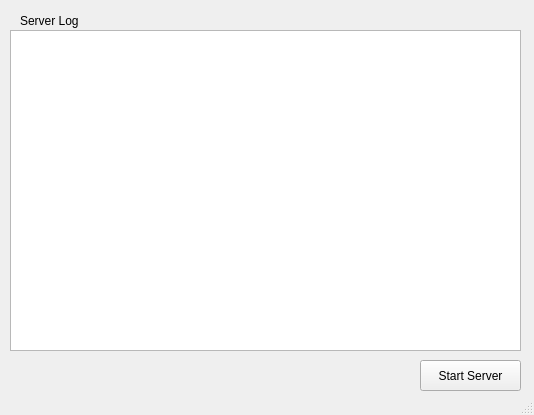
<?xml version="1.0" encoding="UTF-8"?>
<ui version="4.0">
 <class>ServerWindow</class>
 <widget class="QMainWindow" name="ServerWindow">
  <property name="geometry">
   <rect>
    <x>0</x>
    <y>0</y>
    <width>534</width>
    <height>415</height>
   </rect>
  </property>
  <property name="windowTitle">
   <string>ServerWindow</string>
  </property>
  <widget class="QWidget" name="centralWidget">
   <widget class="QLabel" name="label">
    <property name="geometry">
     <rect>
      <x>20</x>
      <y>10</y>
      <width>501</width>
      <height>21</height>
     </rect>
    </property>
    <property name="text">
     <string>Server Log</string>
    </property>
   </widget>
   <widget class="QPushButton" name="toggleServer">
    <property name="geometry">
     <rect>
      <x>420</x>
      <y>360</y>
      <width>101</width>
      <height>31</height>
     </rect>
    </property>
    <property name="text">
     <string>Start Server</string>
    </property>
   </widget>
   <widget class="QPlainTextEdit" name="serverLog">
    <property name="geometry">
     <rect>
      <x>10</x>
      <y>30</y>
      <width>511</width>
      <height>321</height>
     </rect>
    </property>
   </widget>
  </widget>
  <widget class="QStatusBar" name="statusBar"/>
 </widget>
 <layoutdefault spacing="6" margin="11"/>
 <resources/>
 <connections/>
</ui>
